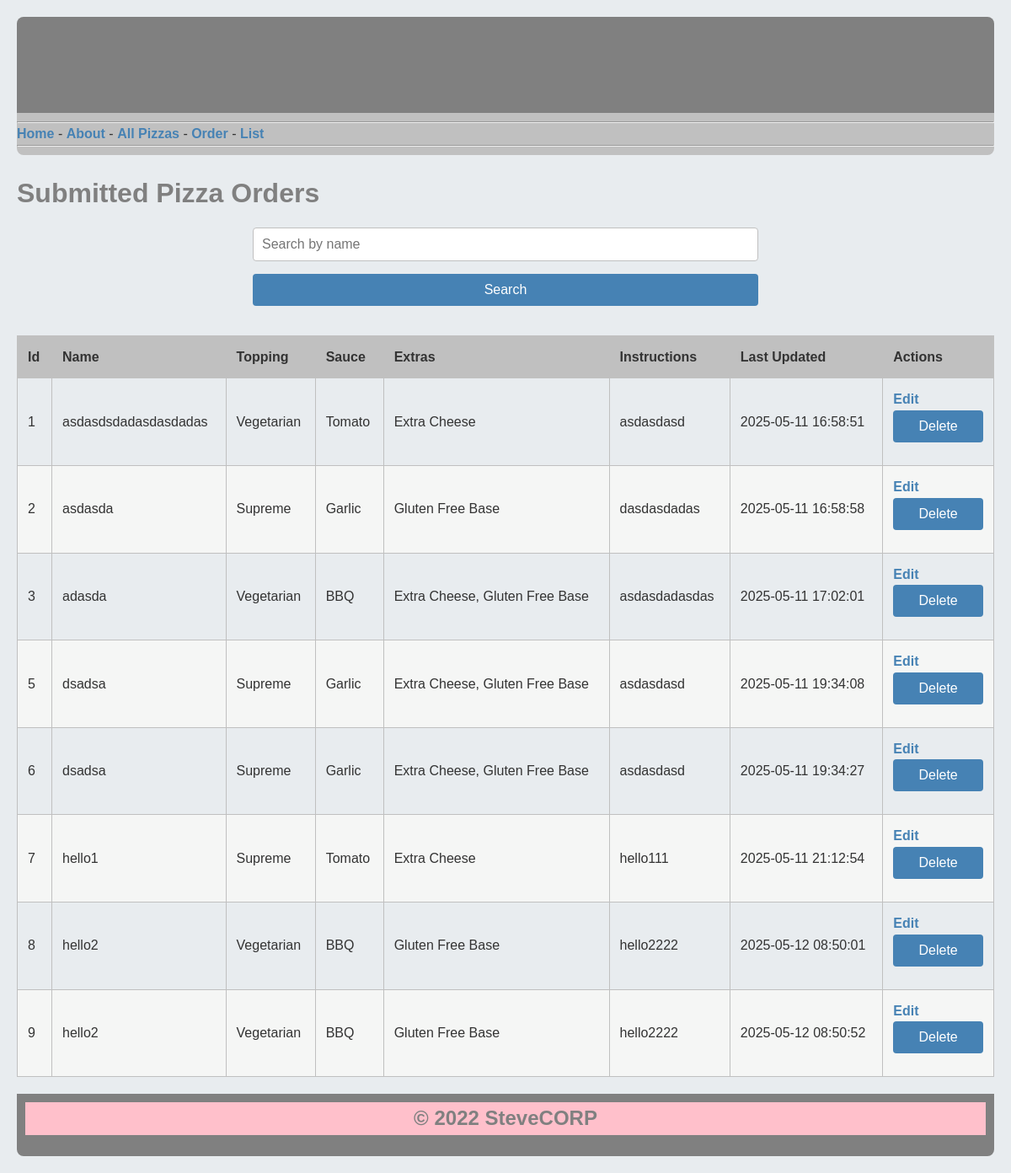
The page /orderList on the database as committed earlier.
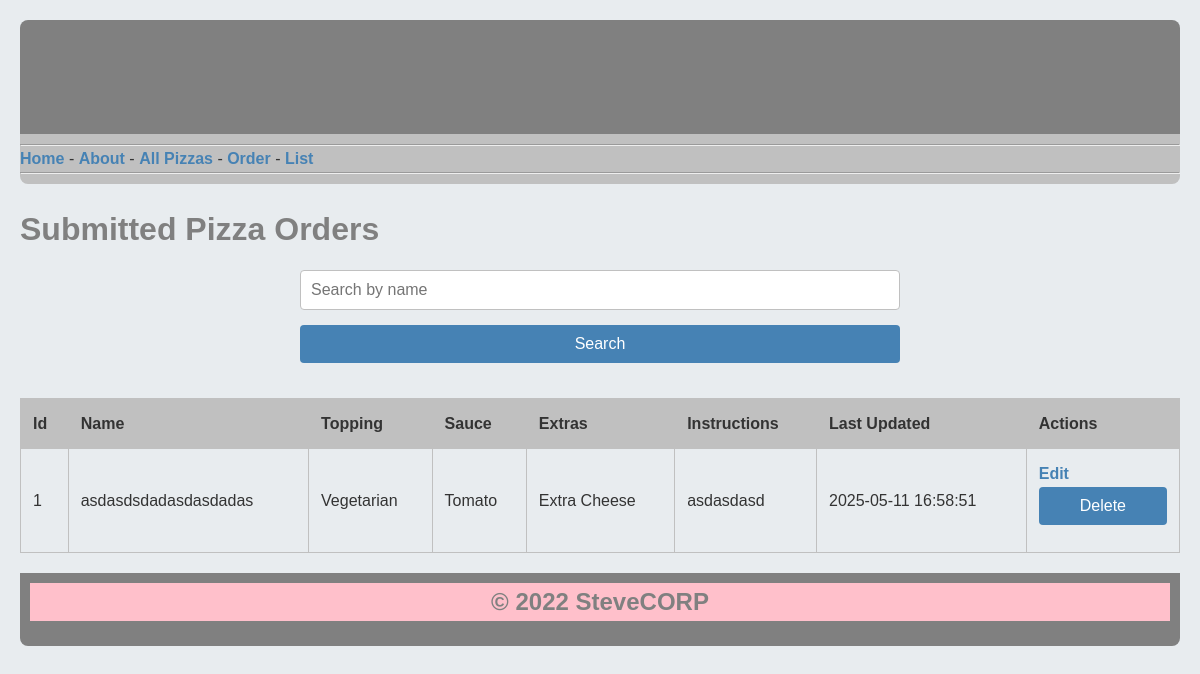
The same page on the database as committed later.
### tables this page shows
CREATE TABLE Orders (id INTEGER PRIMARY KEY AUTOINCREMENT, name TEXT NOT NULL, topping TEXT NOT NULL, sauce TEXT NOT NULL, extras TEXT, instructions TEXT, update_time TEXT NOT NULL);

### main.py (the view)
@app.route('/orderList')
def orderList():
    search_query = request.args.get('search', '')
    db = get_db()
    if search_query:
        cursor = db.execute("SELECT * FROM Orders WHERE name LIKE ? ORDER BY id ASC", ('%' + search_query + '%',))
    else:
        cursor = db.execute("SELECT * FROM Orders ORDER BY id ASC")
    orders = cursor.fetchall()
    db.close()
    return render_template('orders_list.html', orders=orders, search_query=search_query)

### templates/orders_list.html (shortened to what this page needs)
{% extends 'layout.html' %}
{% block content %}
    <head>
    </head>
    <body>
    <h1>Submitted Pizza Orders</h1>
    <form action="{{ url_for('orderList') }}" method="get">
        <input type="text" name="search" value="{{ search_query }}" placeholder="Search by name"><input type="submit"
                                                                                                        value="Search">
    </form>
    <table>
        <thead>
        <tr>
            <th>Id</th>
            <th>Name</th>
            <th>Topping</th>
            <th>Sauce</th>
            <th>Extras</th>
            <th>Instructions</th>
            <th>Last Updated</th>
            <th>Actions</th>
        </tr>
        </thead>
        <tbody>
        {% for order in orders %}
            <tr>
                <td>{{ order.id }}</td>
                <td>{{ order.name }}</td>
                <td>{{ order.topping }}</td>
                <td>{{ order.sauce }}</td>
                <td>{{ order.extras }}</td>
                <td>{{ order.instructions }}</td>
                <td>{{ order.update_time }}</td>
                <td>
                    <a href="{{ url_for('edit_order', id=order.id) }}">Edit</a>
                    <form action="{{ url_for('delete_order', id=order.id) }}" method="post" style="display:inline;">
                        <input type="submit" value="Delete" onclick="return confirm('Are you sure?')">
                    </form>
                </td>
            </tr>
        {% endfor %}
        </tbody>
    </table>
    </body>
{% endblock %}

### templates/layout.html (shortened to what this page needs)
<!doctype html>
<html>
 <head>
    <link rel="stylesheet" href="{{ url_for('static', filename='style.css') }}">
 </head>
 <body>
   {% include 'header.html' %}
   {% include 'nav.html' %}
   {% block content %}{% endblock %}
   {% include 'footer.html' %}
 </body>
</html>

### templates/header.html
<header>
 <h1>Pizza Shop</h1>
</header>

### templates/nav.html
<nav>
    <hr>
    <a href="/">Home</a> - <a href="/about">About</a> - <a href="/all_pizzas">All Pizzas</a>
    - <a href="/order">Order</a> - <a href="/orderList">List</a>
    <hr>
</nav>

### templates/footer.html
<footer>
 <h2 style="background-color:pink;text-align:center;">&copy; 2022 SteveCORP</h2>
</footer>

### static/style.css (style rules this page uses)
* { margin: 0; padding: 0; box-sizing: border-box; }
body { font-family: 'Arial', sans-serif; line-height: 1.6; color: #333333; background-color: #E8ECEF; margin: 0 auto; max-width: 1200px; padding: 20px; }
header { background-color: #808080; color: #FFFFFF; padding: 20px; text-align: center; border-radius: 8px 8px 0 0; }
header h1 { font-size: 2.5em; margin-bottom: 10px; }
nav { background-color: #C0C0C0; padding: 10px 0; margin-bottom: 20px; border-radius: 0 0 8px 8px; }
h1, h2 { color: #808080; margin-bottom: 15px; }
h1 { font-size: 2em; }
h2 { font-size: 1.5em; }
form { max-width: 600px; margin: 0 auto; }
input[type="text"], input[type="submit"], select, textarea { width: 100%; padding: 10px; margin-bottom: 15px; border: 1px solid #C0C0C0; border-radius: 4px; font-size: 1em; }
input[type="submit"] { background-color: #4682B4; color: #FFFFFF; border: none; cursor: pointer; transition: background-color 0.3s ease; }
table { width: 100%; border-collapse: collapse; margin: 20px 0; }
th, td { border: 1px solid #C0C0C0; padding: 12px; text-align: left; }
th { background-color: #C0C0C0; color: #333333; font-weight: bold; }
a { color: #4682B4; text-decoration: none; font-weight: bold; }
footer { background-color: #808080; color: #FFFFFF; text-align: center; padding: 10px; border-radius: 0 0 8px 8px; margin-top: 20px; }

Rows that differ between the two databases and show on the page:
removed Orders: id "2", name "asdasda", topping "Supreme", sauce "Garlic", extras "Gluten Free Base", instructions "dasdasdadas", update_time "2025-05-11 16:58:58"
removed Orders: id "3", name "adasda", topping "Vegetarian", sauce "BBQ", extras "Extra Cheese, Gluten Free Base", instructions "asdasdadasdas", update_time "2025-05-11 17:02:01"
removed Orders: id "5", name "dsadsa", topping "Supreme", sauce "Garlic", extras "Extra Cheese, Gluten Free Base", instructions "asdasdasd", update_time "2025-05-11 19:34:08"
removed Orders: id "6", name "dsadsa", topping "Supreme", sauce "Garlic", extras "Extra Cheese, Gluten Free Base", instructions "asdasdasd", update_time "2025-05-11 19:34:27"
removed Orders: id "7", name "hello1", topping "Supreme", sauce "Tomato", extras "Extra Cheese", instructions "hello111", update_time "2025-05-11 21:12:54"
removed Orders: id "8", name "hello2", topping "Vegetarian", sauce "BBQ", extras "Gluten Free Base", instructions "hello2222", update_time "2025-05-12 08:50:01"
removed Orders: id "9", name "hello2", topping "Vegetarian", sauce "BBQ", extras "Gluten Free Base", instructions "hello2222", update_time "2025-05-12 08:50:52"
